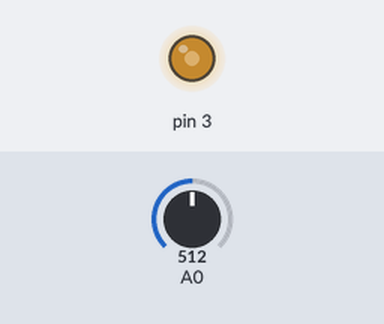
This sketch was run on a simulated Arduino Uno, built with avr-gcc and run on an emulated ATmega328P. On the bench: output pins drawn as LEDs (lit = HIGH). The test bench sets the inputs (shaded band); at power-on: A0 = 512.

Above: at 1.2 s.
1.3 s: A0 set to 716
At 2.5 s:
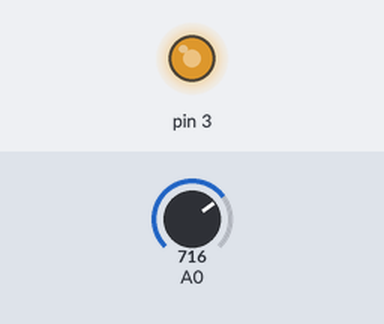
2.8 s: A0 set to 900
At 3.8 s:
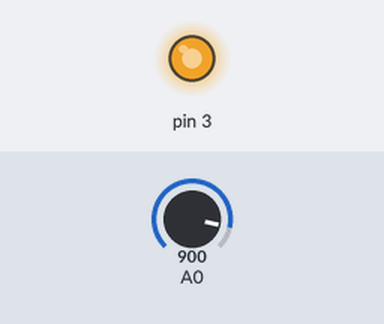
4.3 s: A0 set to 122
At 4.9 s:
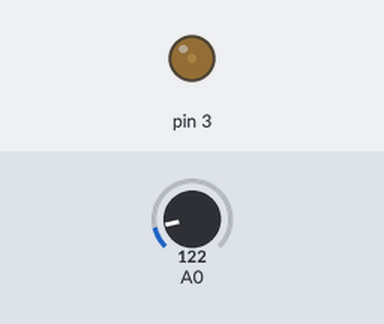
5.8 s: A0 set to 0
At 6.1 s:
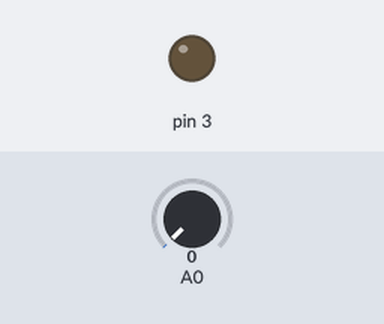
7.3 s: A0 set to 511
At 8.4 s:
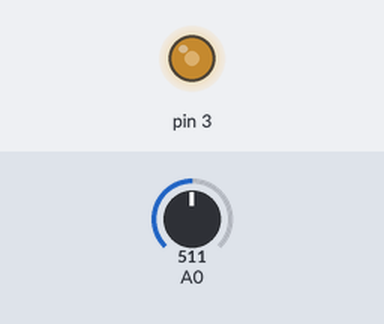
Timing chart, 0 to 9.8 s (numbered marks = the images above; inputs shaded):
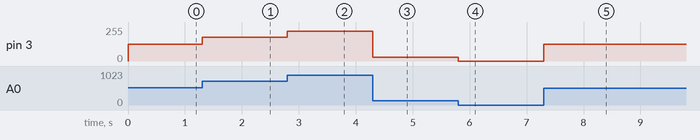

Measured:
- after the input at 1.3 s, pin 3: 127/255 → 178/255 at once
- after the input at 2.8 s, pin 3: 178/255 → 224/255 at once
- after the input at 4.3 s, pin 3: 224/255 → 30/255 at once
- after the input at 5.8 s, pin 3: 30/255 → 0/255 at once
- after the input at 7.3 s, pin 3: 0/255 → 127/255 at once

The sketch:

potentiometer_LED.ino
```cpp
// Basic analog input for use with potentiometers, photocells, etc.

int analog0; // A variable to hold analog input. Analog input will always be a range of numbers between 0~1023

void setup(){
  // Neither analog input nor output uses pinMode()!
}

void loop(){
  analog0 = analogRead(0); // Read input from the specified analog pin.
  analog0 = map(analog0, 0, 1023, 0, 255); // Map range of input (0-1023) to match range of output (0-255)
  analogWrite(3, analog0); // The 2 refers to digital pin 3. Only the digital pins with a ~ next to them can be used for analog output.
}
```
